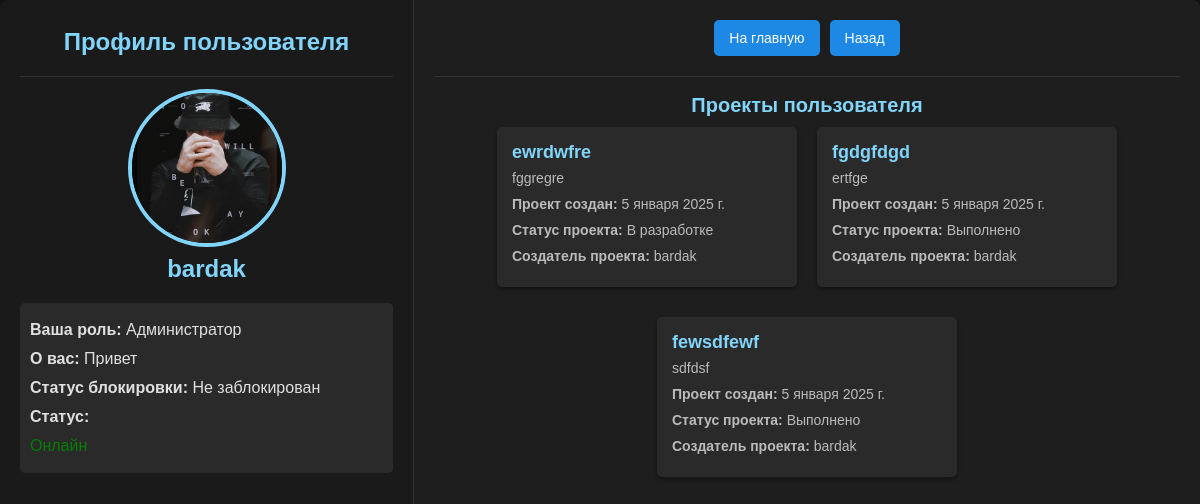
Page /profiles/info/1/ (signed in) on the earlier database version.
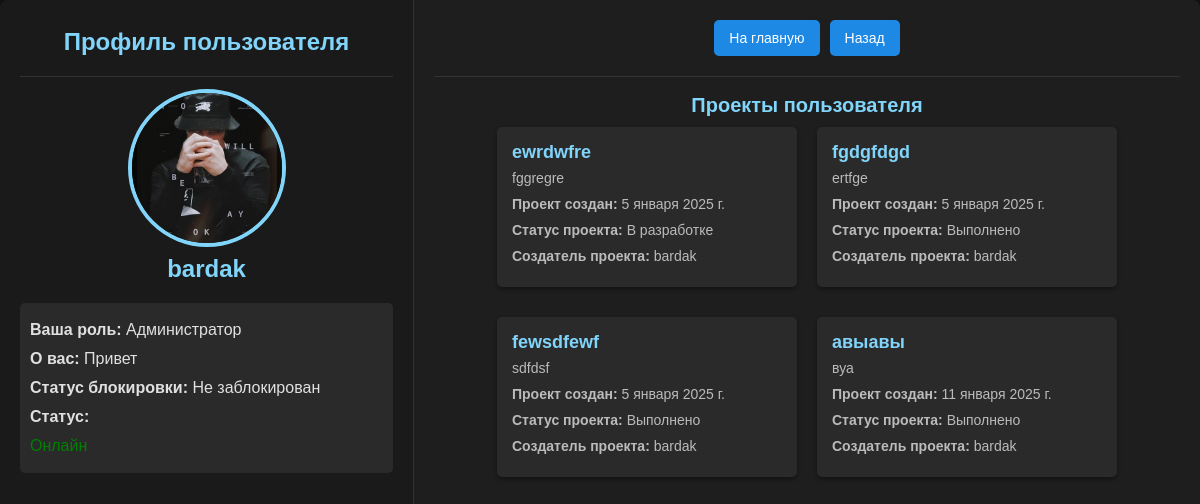
Same page on the later database version.
### scp/models.py (models this page shows, shortened)
class Project(models.Model):
    title = models.CharField(max_length=100, verbose_name='Название проекта')
    description = models.TextField(verbose_name='Описание проекта')
    code = models.TextField(blank=True, null=True)
    language = models.CharField(max_length=50, choices=Language.LANGUAGE_CHOICES, verbose_name='Язык программирования',default='Не указан')
    status = models.CharField(max_length=50,choices=Status.STATUS_CHOICES, verbose_name="Статус",default='Ожидает')
    owner = models.ForeignKey(User, on_delete=models.CASCADE,related_name='p_owner')
    participants = models.ManyToManyField(User, blank=True, related_name='p_participants')
    created_at = models.DateField(auto_now_add=True)

### scp/views.py (the view)
# urls.py: path('profiles/info/<int:user_id>/', views.profiles_info, name='profiles_info'),
@login_required
def profiles_info(request, user_id):
    profiles = get_object_or_404(Profile, puser = user_id)
    projects = Project.objects.filter(owner = user_id)
    return render(request, 'scp/profiles_info.html', {'profile':profiles, 'projects':projects})

### scp/templates/scp/profiles_info.html (shortened to what this page needs)
{% load static %}
<!DOCTYPE html>
<html lang="ru">
<head>
    <link href="{% static 'scp/css/profile.css' %}" rel="stylesheet"/>
</head>
<body>
    <div class="container">
        <div class="left-container">
            <h1>Профиль пользователя</h1>
            <hr>
            {% if profile.avatar %}
                <div class="avatar-container">
                    <img src="{{ profile.avatar.url }}" alt="Profile Image" class="avatar"/>
                </div>
            {% else %}
                <p class="no-avatar">Нет загруженной аватарки.</p>
            {% endif %}
            <h1>{{ profile.puser }}</h1>
            <div class="profile-info">
                <p><strong>Ваша роль:</strong> {{ profile.role }}</p>
                <p><strong>О вас:</strong> {{ profile.bio }}</p>
                <p><strong>Статус блокировки:</strong> {{ profile.status }}</p>
                <p id="status"><strong>Статус:</strong></p>
                    {% if profile.account %}
                        <p style="color: green;">Онлайн</p>
                    {% else %}
                        <p style="color: red;"> Оффлайн</p>
                    {% endif %}
            </div>
        </div>
        <div class="right-container">
            <div class="button-form">
                <form method="post" action="{% url 'home' %}">
                    <button type="submit">На главную</button>
                </form>
                <form method="post" action="{% url 'profiles' %}">
                    <button type="submit">Назад</button>
                </form>
            </div>
            <hr>
            <div class="title-project">
                <h2>Проекты пользователя</h2>
            </div>
            <div class="projects-container">
                {% for project in projects %}
                    <form method="post" action="{% url 'info_project' project.id %}">
                        <button type="submit" class="project-btn">
                            <h3>{{ project.title }}</h3>
                            <p>{{ project.description }}</p>
                            <p><strong>Проект создан:</strong> {{ project.created_at }}</p>
                            <p><strong>Статус проекта:</strong> {{ project.status }}</p>
                            <p><strong>Создатель проекта:</strong> {{ project.owner }}</p>
                        </button>
                    </form>
                {% empty %}
                    <p class="empty">Проекты отсутствуют</p>
                {% endfor %}
            </div>
        </div>
    </div>
</body>
</html>

Differences in the rows shown:
added Project: title "авыавы", description "вуа", created_at "11 января 2025 г.", status "Выполнено", owner "bardak"
